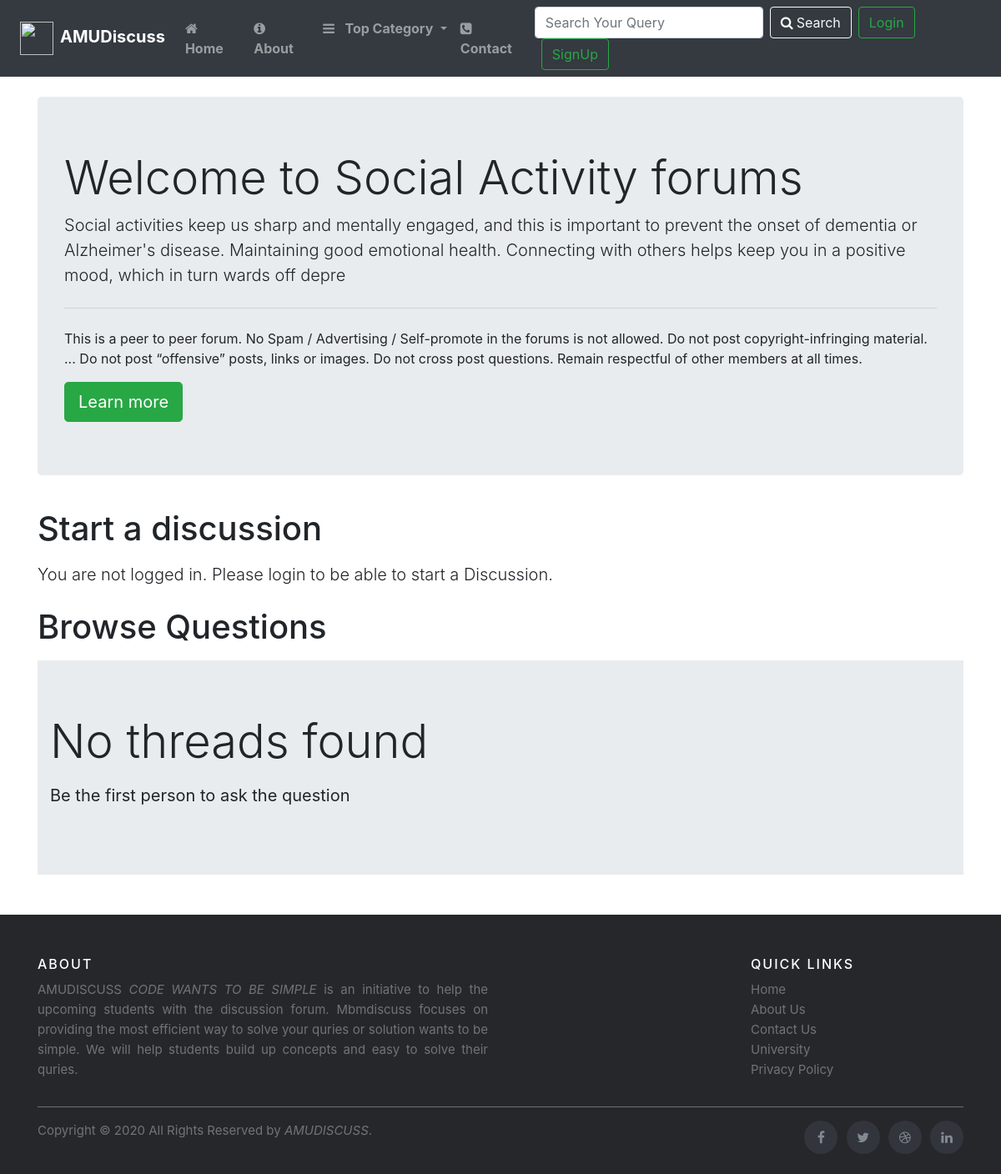
The app's page /threadlist.php?catid=1 with its own data.
### tables this page shows
CREATE TABLE `categories` (
  `category_id` int(8) NOT NULL,
  `category_name` varchar(255) NOT NULL,
  `category_description` varchar(255) NOT NULL,
  `created` datetime DEFAULT current_timestamp()
);

### threadlist.php (the view, shortened to what this page needs)
<!doctype html>
<html lang="en">
<head>
    <link rel="stylesheet" href="https://stackpath.bootstrapcdn.com/bootstrap/4.5.0/css/bootstrap.min.css"
>
        <link rel="stylesheet" href="https://cdnjs.cloudflare.com/ajax/libs/font-awesome/4.7.0/css/font-awesome.min.css">
</head>
<body>
    <?php include 'partial/_header.php'; ?>
    <?php
      $id=$_GET['catid'];
      $sql="SELECT * FROM `categories` WHERE `category_id`=$id";
      $result=mysqli_query($conn, $sql);
      while($row=mysqli_fetch_assoc($result)){
       $catname=$row['category_name'];
       $catdesc=$row['category_description'];
      }
    ?>
    <div class="container my-4">
        <div class="jumbotron">
            <h1 class="display-4">Welcome to <?php echo $catname; ?> forums</h1>
            <p class="lead"><?php echo $catdesc; ?></p>
            <hr class="my-4">
            <p>This is a peer to peer forum. No Spam / Advertising /
                Self-promote in the forums is not allowed. Do not post copyright-infringing material. ...
                Do not post “offensive” posts, links or images. Do not cross post questions.
                Remain respectful of other members at all times.</p>
            <a class="btn btn-success btn-lg" href="#" role="button">Learn more</a>
        </div>
    </div>
    <?php
 if(isset($_SESSION['loggedin']) && $_SESSION['loggedin']=true){
    echo '<div class="container">
        <h1 class="py-2">Start a discussion</h1>
        <form action="'.$_SERVER['REQUEST_URI'].'" method="post">
    <div class="form-group">
        <label for="title">Problem Title</label>
        <input type="text" class="form-control" id="title" name="title" aria-describedby="titleHelp" Required>
        <small id="titleHelp" class="form-text text-muted">Keep your title as short and crisp as
            possible</small>
    </div>
    <input type="hidden" name="sno" value="'.$_SESSION['sno'].'">
    <div class="form-group">
        <label for="exampleFormControlTextarea1">Elaborate Your Problem</label>
        <textarea class="form-control" id="desc" name="desc" rows="3" required></textarea>
    </div>
    <button type="submit" class="btn btn-success">Submit</button>
    </form>
    </div>';
    }
    else{
    echo '   <div class="container">
    <h1 class="py-2">Start a discussion</h1>
    <p class="lead">You are not logged in. Please login to be able to start a Discussion.</p>
  </div>';
    }
    ?>
    <div class="container mb-5">
        <h1 class="py-2">Browse Questions</h1>
        <?php
      $noResult=true;
    if($noResult){
        echo '<div class="jumbotron jumbotron-fluid">
        <div class="container">
          <p class="display-4">No threads found</p>
          <p class="lead"><b>Be the first person to ask the question</b></p>
        </div>
      </div>';
    }
    ?>
    </div>
    <?php include 'partial/footer.php';  ?>
</body>
</html>

### _header.php (shortened to what this page needs)
<?php
echo '<nav class="navbar navbar-expand-xl navbar-dark bg-dark">
<a class="navbar-brand" href="./"><img src="https://www.amucontrollerexams.com/images/logo_nav.png" class="mx-2" width="40px" height="40px"><b>AMUDiscuss</b></a>
<button class="navbar-toggler" type="button" data-toggle="collapse" data-target="#navbarSupportedContent" aria-controls="navbarSupportedContent" aria-expanded="false" aria-label="Toggle navigation">
  <span class="navbar-toggler-icon"></span>
</button>
<div class="collapse navbar-collapse" id="navbarSupportedContent">
  <ul class="navbar-nav mr-auto">
    <li class="nav-item ">
      <a class="nav-link" href="./"><i class="fa fa-home mr-2" aria-hidden="true"></i><b>Home</b> <span class="sr-only">(current)</span></a>
    </li>
    <li class="nav-item">
      <a class="nav-link" href="about.php"><i class="fa fa-info-circle mr-2" aria-hidden="true"></i><b>About</b></a>
    </li>
    <li class="nav-item dropdown">
    <a class="nav-link dropdown-toggle" href="#" id="navbarDropdown" role="button" data-toggle="dropdown" aria-haspopup="true" aria-expanded="false"><i class="fa fa-bars mr-2" aria-hidden="true"></i>
    <b>Top Category</b>
    </a>
    <div class="dropdown-menu" aria-labelledby="navbarDropdown">';
    echo '</div>
    </li>
    <li class="nav-item">
      <a class="nav-link" href="contact.php"><i class="fa fa-phone-square mr-2" aria-hidden="true"></i><b>Contact</b></a>
    </li>';
  echo '</ul>
   <div class="row mx-0">';
   if(isset($_SESSION['loggedin']) && $_SESSION['loggedin']=true){
   echo '<form class="form-inline my-2 my-lg-0" action="search.php" method="GET">
   <input class="form-control mr-sm-2" type="search" name="search" placeholder="Search Your Query" aria-label="Search">
   <button class="btn btn-outline-light my-2 my-sm-0" type="submit"><i class="fa  fa-search mr-1" aria-hidden="true"></i>Search</button>
     <a href="partial/logout.php" class="btn btn-outline-success mx-2">Logout</a>
    </form>';
    }
   else{
    echo '<form class="form-inline my-2 my-lg-0" action="search.php" method="GET" >
        <input class="form-control mr-sm-2" type="search" name="search" placeholder="Search Your Query" aria-label="Search">
        <button class="btn btn-outline-light my-2 my-sm-0" type="submit"><i class="fa fa-search mr-1" aria-hidden="true"></i>Search</button>
    </form>
     <button class="btn btn-outline-success ml-2"  data-toggle="modal" data-target="#loginModal">Login</button>
    <button class="btn btn-outline-success mx-2" data-toggle="modal" data-target="#signupModal">SignUp</button>';
   }
    echo '</div>
</div>
</nav>';
?>

### footer.php (shortened to what this page needs)
<footer class="site-footer ">
      <div class="container ">
        <div class="row">
          <div class="col-sm-12 col-md-6">
            <h6>About</h6>
            <p class="text-justify">AMUDISCUSS <i>CODE WANTS TO BE SIMPLE </i> is an initiative  to help the upcoming students with the discussion forum. Mbmdiscuss focuses on providing the most efficient way to solve your quries or solution wants to be simple. We will help students build up concepts and easy to solve their quries.</p>
          </div>
          <div class="col-xs-6 col-md-3">
          </div>
          <div class="col-xs-6 col-md-3">
            <h6>Quick Links</h6>
            <ul class="footer-links">
            <li><a href="index.php">Home</a></li>
              <li><a href="about.php">About Us</a></li>
              <li><a href="contact.php">Contact Us</a></li>
              <li><a href="https://www.amu.ac.in">University</a></li>
              <li><a href="#">Privacy Policy</a></li>
            </ul>
          </div>
        </div>
        <hr>
      </div>
      <div class="container">
        <div class="row">
          <div class="col-md-8 col-sm-6 col-xs-12">
            <p class="copyright-text">Copyright &copy; 2020 All Rights Reserved by
         <a href="#"><i>AMUDISCUSS</i></a>.
            </p>
          </div>
          <div class="col-md-4 col-sm-6 col-xs-12">
            <ul class="social-icons">
              <li><a class="facebook" href="#"><i class="fa fa-facebook"></i></a></li>
              <li><a class="twitter" href="#"><i class="fa fa-twitter"></i></a></li>
              <li><a class="dribbble" href="#"><i class="fa fa-dribbble"></i></a></li>
              <li><a class="linkedin" href="#"><i class="fa fa-linkedin"></i></a></li>
            </ul>
          </div>
        </div>
      </div>
</footer>

### footer.php (style rules this page uses)
.site-footer { background-color:#26272b; padding:45px 0 20px; font-size:15px; line-height:24px; color:#737373; }
.site-footer hr { border-top-color:#bbb; opacity:0.5 }
.site-footer h6 { color:#fff; font-size:16px; text-transform:uppercase; margin-top:5px; letter-spacing:2px }
.site-footer a { color:#737373; }
.footer-links { padding-left:0; list-style:none }
.footer-links li { display:block }
.footer-links a { color:#737373 }
.site-footer .social-icons { text-align:right }
.site-footer .social-icons a { width:40px; height:40px; line-height:40px; margin-left:6px; margin-right:0; border-radius:100%; background-color:#33353d }
.copyright-text { margin:0 }
.social-icons { padding-left:0; margin-bottom:0; list-style:none }
.social-icons li { display:inline-block; margin-bottom:4px }
.social-icons a { background-color:#eceeef; color:#818a91; font-size:16px; display:inline-block; line-height:44px; width:44px; height:44px; text-align:center; margin-right:8px; border-radius:100%; -webkit-transition:all .2s linear; -o-transition:all .2s linear; transition:all .2s linear }

### records on screen
categories: category_name "Social Activity", category_description "Social activities keep us sharp and mentally engaged, and this is important to prevent the onset of dementia or Alzheimer's disease. Maintaining good emotional health. Connecting with others helps keep you in a positive mood, which in turn wards off depre"
